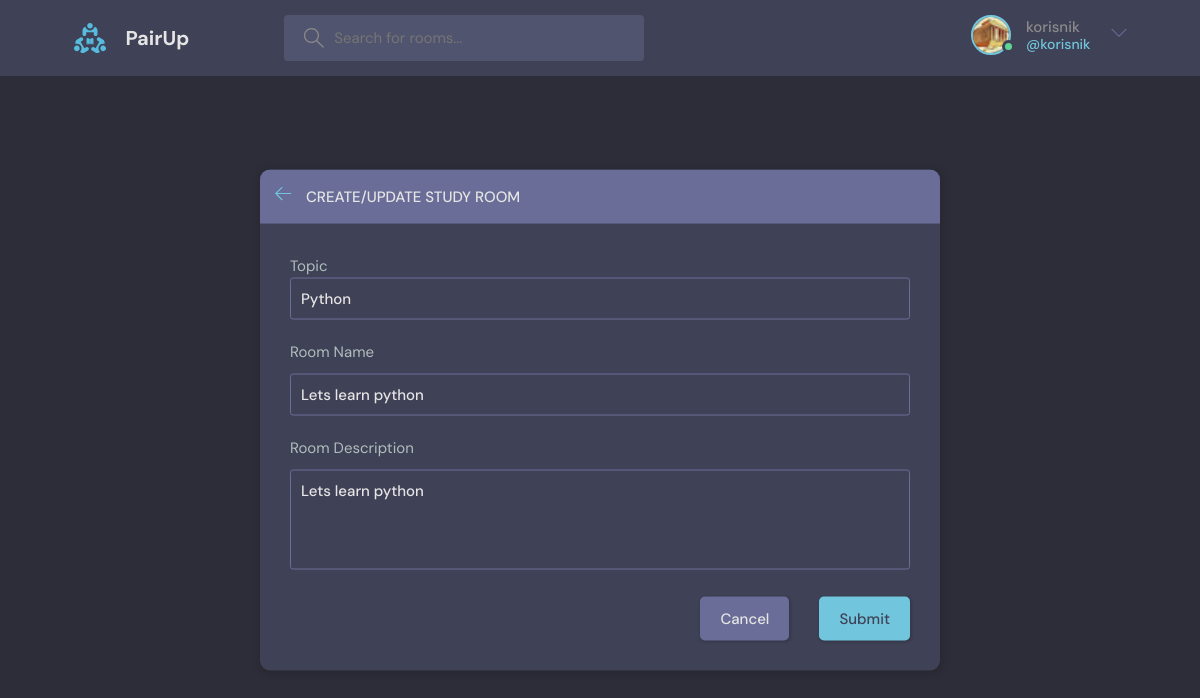
Page /room_form/2/ (signed in) on the committed database.
### base/models.py (models this page shows, shortened)
class User(AbstractUser):
    name = models.CharField(max_length=200, null=True)
    email = models.EmailField(unique=True, null=True)
    bio = models.TextField(null=True)
    avatar = models.ImageField(null=True, default="/avatar.svg")
    USERNAME_FIELD = 'email'
    REQUIRED_FIELDS = ['username']

class Room(models.Model):
    host = models.ForeignKey(User, on_delete=models.SET_NULL, null=True)
    topic = models.ForeignKey(Topic, on_delete=models.SET_NULL, null=True)
    name = models.CharField(max_length=200)
    description = models.TextField(null=True, blank=True)
    participants = models.ManyToManyField(User, related_name='participants', blank=True)
    updated = models.DateTimeField(auto_now=True)
    created = models.DateTimeField(auto_now_add=True)
    class Meta:
        ordering = ["-updated","-created"]

class Topic(models.Model):
    name = models.CharField(max_length=100)

### base/views.py (the view, shortened to what this page needs)
@login_required(login_url='base_login_page')
def room_edit(request, pk):
    room_ = Room.objects.get(id=pk)
    form = RoomForm(instance=room_)
    topics = Topic.objects.all()
    if request.user != room_.host:
        return HttpResponse("You are not allowed to do that.")
    context = {
        'form': form,
        'topics': topics,
        'room': room_
    }
    return render(request, 'room_form.html', context)

### base/forms.py
class RoomForm(ModelForm):
    class Meta:
        model = Room
        fields = '__all__'
        exclude = ['host', 'participants']

### base/templates/room_form.html (shortened to what this page needs)
{% extends 'main.html' %}
{% block content %}
  <main class="create-room layout">
    <div class="container">
      <div class="layout__box">
        <div class="layout__boxHeader">
          <div class="layout__boxTitle">
            <a href="{% url 'base_home' %}">
              <svg version="1.1" xmlns="http://www.w3.org/2000/svg" width="32" height="32" viewBox="0 0 32 32">
                <title>arrow-left</title>
                <path
                  d="M13.723 2.286l-13.723 13.714 13.719 13.714 1.616-1.611-10.96-10.96h27.625v-2.286h-27.625l10.965-10.965-1.616-1.607z">
                </path>
              </svg>
            </a>
            <h3>Create/Update Study Room</h3>
          </div>
        </div>
        <div class="layout__body">
          <form class="form" action="" method="POST">
              <div class="form__group">
                  <label for="room_topic"> Topic
                    <input required type="text" value="{{ room.topic.name }}" name="topic" list="topic-list">
                  </label>
              </div>
            <div class="form__group">
              <label for="room_name">Room Name</label>
                {{ form.name }}
            </div>
            <div class="form__group">
                <label for="room_description">Room Description</label>
                {{ form.description }}
            </div>
            <div class="form__action">
              <a class="btn btn--dark" href="{% url 'base_home' %}">Cancel</a>
              <button class="btn btn--main" type="submit">Submit</button>
            </div>
          </form>
        </div>
      </div>
    </div>
  </main>
{% endblock content %}

### templates/navbar.html (shortened to what this page needs)
{% load static %}
<header class="header header--loggedIn">
      <div class="container">
        <a href="{% url 'base_home' %}" class="header__logo">
          <img src="{% static 'images/logo.svg' %}" />
          <h1>PairUp</h1>
        </a>
        <form class="header__search" method="GET" action="{% url 'base_home' %}">
          <label>
            <input name="q" placeholder="Search for rooms..." />
          </label>
        </form>
        <nav class="header__menu">
            {% if request.user.is_authenticated %}
              <div class="header__user">
                <a href="{% url 'base_update_user' %}">
                  <div class="avatar avatar--medium active">
                    <img src="{{ request.user.avatar.url }}" />
                  </div>
                  <p>{{ request.user.username }} <span>@{{ request.user.username }}</span></p>
                </a>
                <button class="dropdown-button">
                  <svg version="1.1" xmlns="http://www.w3.org/2000/svg" width="32" height="32" viewBox="0 0 32 32">
                    <title>chevron-down</title>
                    <path d="M16 21l-13-13h-3l16 16 16-16h-3l-13 13z"></path>
                  </svg>
                </button>
              </div>
                {% else %}
          <a href="{% url 'base_login_page' %}">
            <img src="{% static 'images/avatar.svg' %}" />
            <p>Login</p>
          </a>
            {% endif %}
        </nav>
      </div>
    </header>

### rows in the picture
User: user.avatar (picture), user.username "korisnik"
Room: topic "Python", name "Lets learn python", description "Lets learn python"
